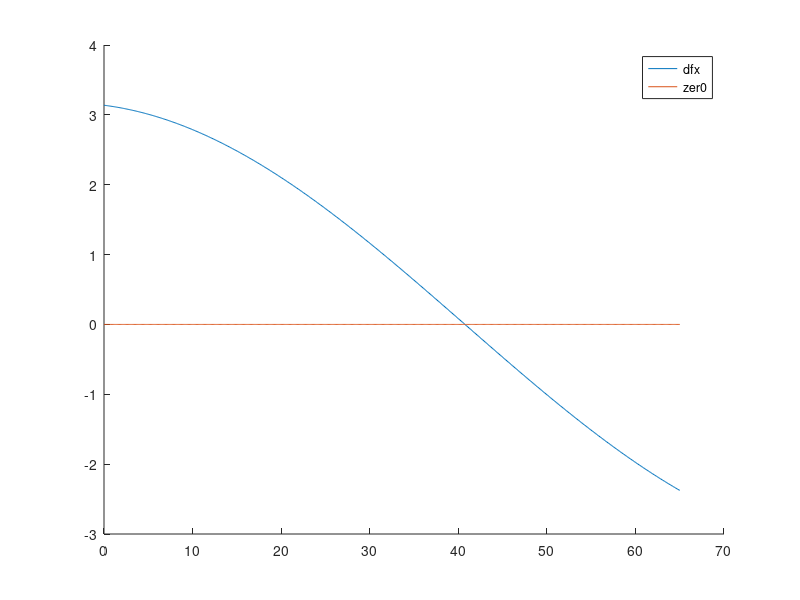
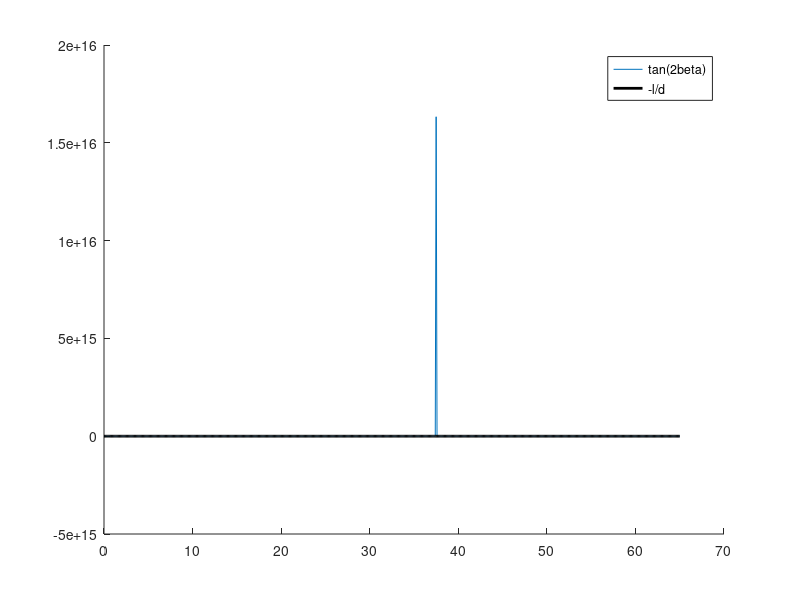

The MATLAB source for these figures, in order:
clc;
close all;
 L = 	3.152;
 D = 	0.35986;

 alpha = 7.5;
 theta = 0:.1:65;
 beta_deg=(alpha + theta);
 beta = (alpha + theta)*pi/180;
 
 y = L * cos(2 * beta) + D * sin(2 * beta);
 z = zeros(1, length(y));
 
 s  = tan(2*beta);
 t(1:length(y)) = -L/D;
 
 figure
 hold on;
 plot(theta, y );
 plot(theta, z);
 legend('dfx','zer0')
 
 figure
 hold on;
 plot(theta,s);
 plot(theta,t, 'linewidth', 2, 'color','k');
 legend('tan(2beta)','-l/d')

beta2 = 0.5*atan(-L/D)
L * cos(2 * beta2) + D * sin(2 * beta2)
 %disp(l * cos(2*ans) + d * sin(2*ans))